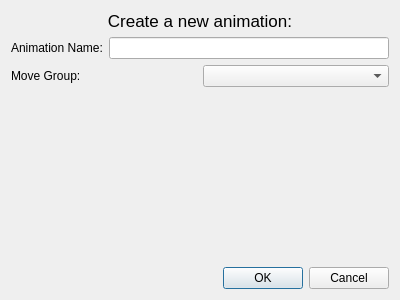
<?xml version="1.0" encoding="UTF-8"?>
<ui version="4.0">
 <class>Form</class>
 <widget class="QWidget" name="Form">
  <property name="geometry">
   <rect>
    <x>0</x>
    <y>0</y>
    <width>400</width>
    <height>300</height>
   </rect>
  </property>
  <property name="windowTitle">
   <string>Form</string>
  </property>
  <layout class="QVBoxLayout" name="verticalLayout">
   <item>
    <layout class="QHBoxLayout" name="horizontalLayout">
     <item>
      <widget class="QLabel" name="titleLabel">
       <property name="font">
        <font>
         <pointsize>13</pointsize>
         <strikeout>false</strikeout>
         <kerning>false</kerning>
        </font>
       </property>
       <property name="text">
        <string>Create a new animation:</string>
       </property>
       <property name="alignment">
        <set>Qt::AlignCenter</set>
       </property>
      </widget>
     </item>
    </layout>
   </item>
   <item>
    <layout class="QHBoxLayout" name="horizontalLayout_2">
     <item>
      <widget class="QLabel" name="label">
       <property name="text">
        <string>Animation Name:</string>
       </property>
      </widget>
     </item>
     <item>
      <widget class="QLineEdit" name="nameEdit"/>
     </item>
    </layout>
   </item>
   <item>
    <layout class="QHBoxLayout" name="horizontalLayout_3">
     <item>
      <widget class="QLabel" name="label_2">
       <property name="text">
        <string>Move Group:</string>
       </property>
      </widget>
     </item>
     <item>
      <widget class="QComboBox" name="moveGroupBox"/>
     </item>
    </layout>
   </item>
   <item>
    <spacer name="verticalSpacer">
     <property name="orientation">
      <enum>Qt::Vertical</enum>
     </property>
     <property name="sizeHint" stdset="0">
      <size>
       <width>20</width>
       <height>40</height>
      </size>
     </property>
    </spacer>
   </item>
   <item>
    <widget class="QDialogButtonBox" name="buttonBox">
     <property name="standardButtons">
      <set>QDialogButtonBox::Cancel|QDialogButtonBox::Ok</set>
     </property>
    </widget>
   </item>
  </layout>
 </widget>
 <resources/>
 <connections/>
</ui>
